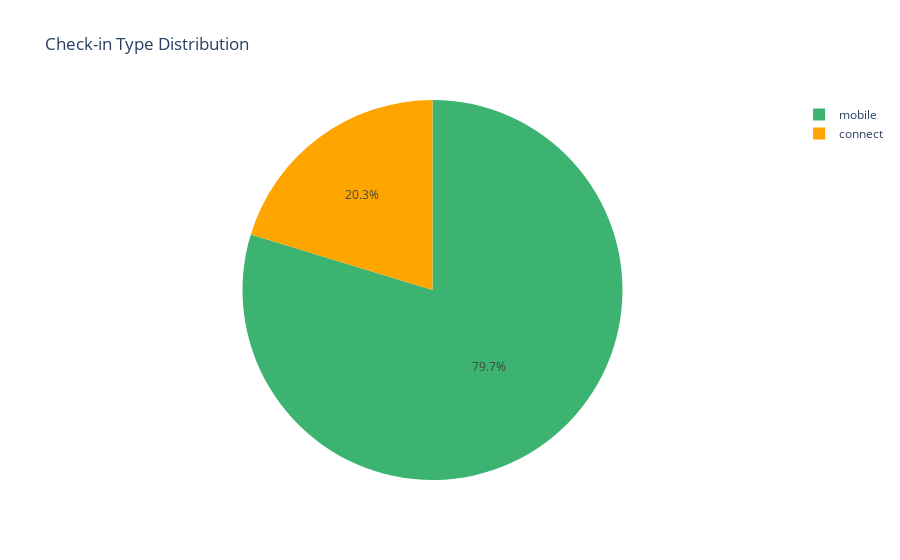

Here is the notebook cell this chart was saved with:
### Markdown cell above
First basic views of the data:

### Code cell
#visualisation of the percentage of the mobile vs connect check rental

checkin_counts = data["checkin_type"].value_counts().reset_index()
checkin_counts.columns = ["checkin_type", "count"]

fig = px.pie(checkin_counts, 
             names="checkin_type", 
             values="count", 
             title="Check-in Type Distribution",
             color_discrete_sequence=["#3CB371", "#FFA500"])


fig.show()

### Figure 1 — Plotly figure (JSON) as saved in the notebook; plotly's stock layout.template omitted (floating-point values rounded to 4 significant figures)
{"data": [{"domain": {"x": [0, 1], "y": [0, 1]}, "hovertemplate": "checkin_type=%{label}<br>count=%{value}<extra></extra>", "labels": ["mobile", "connect"], "legendgroup": "", "name": "", "showlegend": true, "type": "pie", "values": [16934, 4306]}], "layout": {"legend": {"tracegroupgap": 0}, "piecolorway": ["#3CB371", "#FFA500"], "title": {"text": "Check-in Type Distribution"}}}
